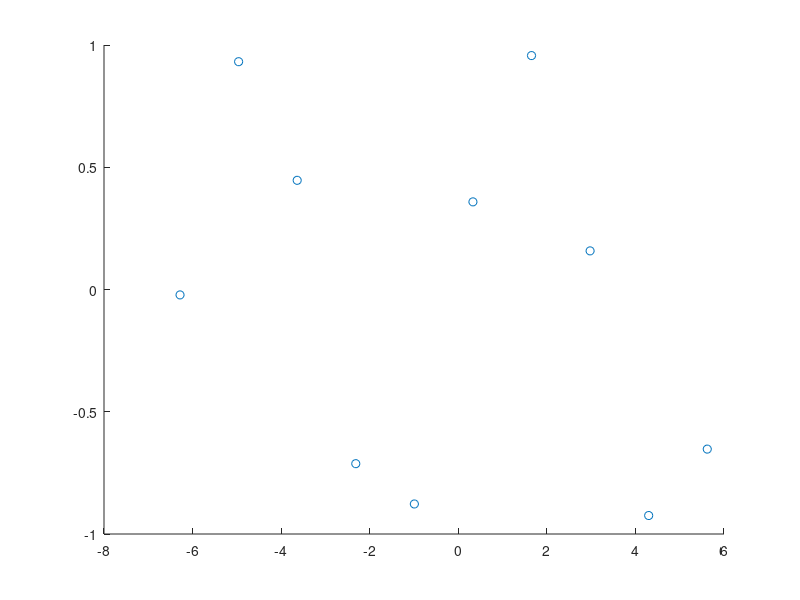
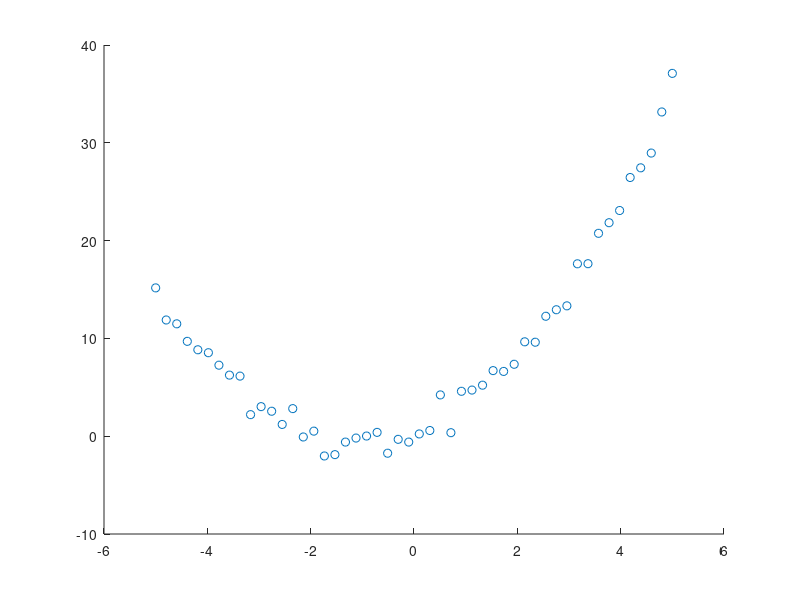
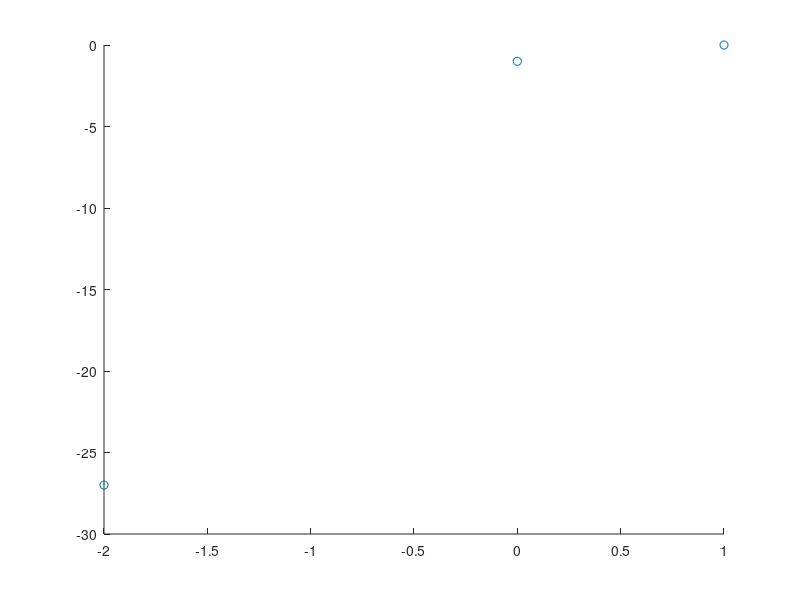

These figures' MATLAB source, in order: (Note: this script raises an error after producing the figures.)
X1 = [-6.28318531 -4.96040945 -3.6376336   -2.31485774 -0.99208189  0.33069396   1.65346982   2.97624567  4.29902153   5.62179738];
Y1 = [-0.02212373  0.93174316  0.44657927  -0.71237743 -0.87719887  0.35844402   0.95673157   0.15797694 -0.92443154  -0.65275084];
X2 = [-5.         -4.79591837 -4.59183673 -4.3877551  -4.18367347 -3.97959184  -3.7755102  -3.57142857 -3.36734694 -3.16326531 -2.95918367 -2.75510204  -2.55102041 -2.34693878 -2.14285714 -1.93877551 -1.73469388 -1.53061224  -1.32653061 -1.12244898 -0.91836735 -0.71428571 -0.51020408 -0.30612245  -0.10204082  0.10204082  0.30612245  0.51020408  0.71428571  0.91836735   1.12244898  1.32653061  1.53061224  1.73469388  1.93877551  2.14285714   2.34693878  2.55102041  2.75510204  2.95918367  3.16326531  3.36734694   3.57142857  3.7755102   3.97959184  4.18367347  4.3877551   4.59183673   4.79591837  5.        ];
Y2 = [ 1.51657986e+01  1.18834486e+01  1.14908377e+01  9.69999012e+00   8.83752995e+00  8.53654378e+00  7.26220222e+00  6.24526603e+00   6.14466521e+00  2.20438691e+00  3.02257790e+00  2.55301601e+00   1.20314417e+00  2.81993279e+00 -7.95772374e-02  5.17986596e-01  -2.02214422e+00 -1.88483645e+00 -6.00919079e-01 -1.89204707e-01   1.69449681e-02  3.91334228e-01 -1.73970249e+00 -3.19757434e-01  -6.00188224e-01  2.31330343e-01  5.82638717e-01  4.22184971e+00   3.59292410e-01  4.59202652e+00  4.71769806e+00  5.21676309e+00   6.70631069e+00  6.62448237e+00  7.35495405e+00  9.65171985e+00   9.61038903e+00  1.22648215e+01  1.29301284e+01  1.33289427e+01   1.76286428e+01  1.76382160e+01  2.07450785e+01  2.18295969e+01   2.30767522e+01  2.64519126e+01  2.74412541e+01  2.89516763e+01   3.31531920e+01  3.70987315e+01];

X3 = [-2, 0, 1];
Y3 = [-27, -1, 0];

% 1-1
% Display scatterplots of the data in two figures
fig1 = figure();
scatter(X1, Y1)
fig2 = figure();
scatter(X2, Y2)
fig3 = figure();
scatter(X3, Y3)

% 1-2
% For dataset 1 (X1, Y1), the Polynomial basis function seems appropriate
% since the distribution of data does not seem to follow a smooth curve and
% does not resemble a repeating pattern of any kind.

% For dataset 2 (X2, Y2), the Trig? basis function is appropriate since
% the distribution of data seems to follow a pattern that is resembling
% part of cosine wave.

% 1-3
% For dataset 1, we should use approximation since the scatterplot shows
% that the data is much more subject to errors (data has no clear
% trend/pattern) and interpolation would follow these errors closely
% (overfitting)

% For dataset 2, we can use either approximation or interpolation, although
% interpolation may make more sense since the data seems to follow a clear
% pattern and interpolation should result in a smooth plot that isn't
% subject to overfitting.

% Interpolation
interpolation_coefficient_vector_X1 = func_fit(X1, Y1, "interpolate", "poly", 0);
interpolation_evaluation_X1 = polyval(flip(interpolation_coefficient_vector_X1)', X1);

interpolation_coefficient_vector_X2 = func_fit(X2, Y2, "interpolate", "poly", 0);
interpolation_evaluation_X2 = polyval(flip(interpolation_coefficient_vector_X2)', X2);

interpolation_coefficient_vector_X3 = func_fit(X3, Y3, "interpolate", "poly", 0);
interpolation_evaluation_X3 = polyval(flip(interpolation_coefficient_vector_X3)', X3);

% Approximation
approximation_coefficient_vector_X1 = func_fit(X1, Y1, "approximate", "poly", 10);
approximation_evaluation_X1 = polyval(flip(approximation_coefficient_vector_X1)', X1);

approximation_coefficient_vector_X2 = func_fit(X2, Y2, "approximate", "poly", 50);
approximation_evaluation_X2 = polyval(flip(approximation_coefficient_vector_X2)', X2);

approximation_coefficient_vector_X3 = func_fit(X3, Y3, "approximate", "poly", 2);
approximation_evaluation_X3 = polyval(flip(approximation_coefficient_vector_X3)', X3);

% Re-plot the figures with the lines over top.
% Green = approximation
% Red = interpolation
figure(fig1);
hold on
scatter(X1, Y1, "blue")
plot(X1, interpolation_evaluation_X1, "red")
plot(X1, approximation_evaluation_X1, "green")
hold off

figure(fig2);
hold on
scatter(X2, Y2, "blue")
plot(X2, interpolation_evaluation_X2, "red")
plot(X2, approximation_evaluation_X2, "green")
hold off

figure(fig3);
hold on
scatter(X3, Y3, "blue")
plot(X3, interpolation_evaluation_X3, "red")
plot(X3, approximation_evaluation_X3, "green")
hold off